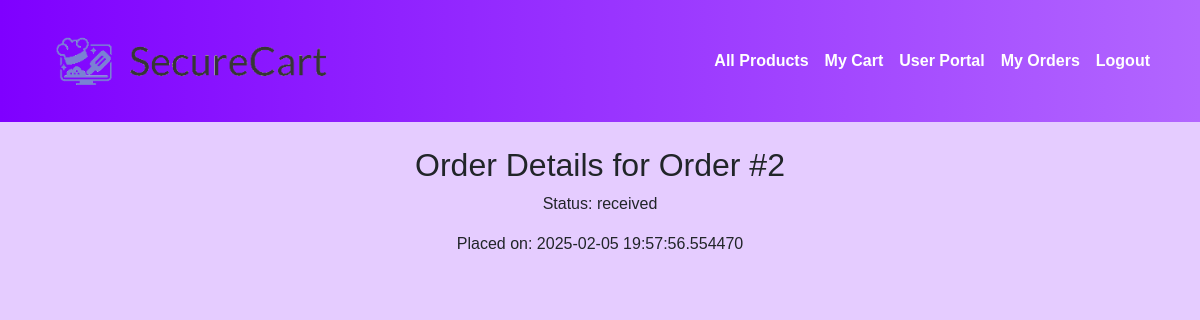
Screenshot of /order/2 (signed in) with the database file from the repository.
### app/models.py (models this page shows, shortened)
class Order(db.Model):
    __tablename__ = "orders"
    id = db.Column(db.Integer, primary_key=True)
    user_id = db.Column(db.Integer, db.ForeignKey("users.id"), nullable=False)
    status = db.Column(db.String(50), default="received")  # e.g. 'received', 'shipped', 'delivered'
    created_at = db.Column(db.DateTime, default=datetime.utcnow)
    user = db.relationship("User", backref="orders", lazy=True)

### app/main.py (the view)
@main_bp.route("/order/<int:order_id>")
@login_required
def order_detail(order_id):
    order = Order.query.get_or_404(order_id)
    return render_template("order_detail.html", order=order)

### app/models.py (called while the page is built)
@login_manager.user_loader
def load_user(user_id):
    return User.query.get(int(user_id))

### app/templates/order_detail.html
{% extends "base.html" %}
{% block content %}
<h2>Order Details for Order #{{ order.id }}</h2>
<p>Status: {{ order.status }}</p>
<p>Placed on: {{ order.created_at }}</p>
{% endblock %}

### app/templates/base.html (style rules this page uses)
body, html { font-family: Verdana, Geneva, sans-serif; background-color: #E5CCFF; margin: 0; padding: 0; }

### rows the page displays
Order: id "2", status "received", created_at "2025-02-05 19:57:56.554470"
